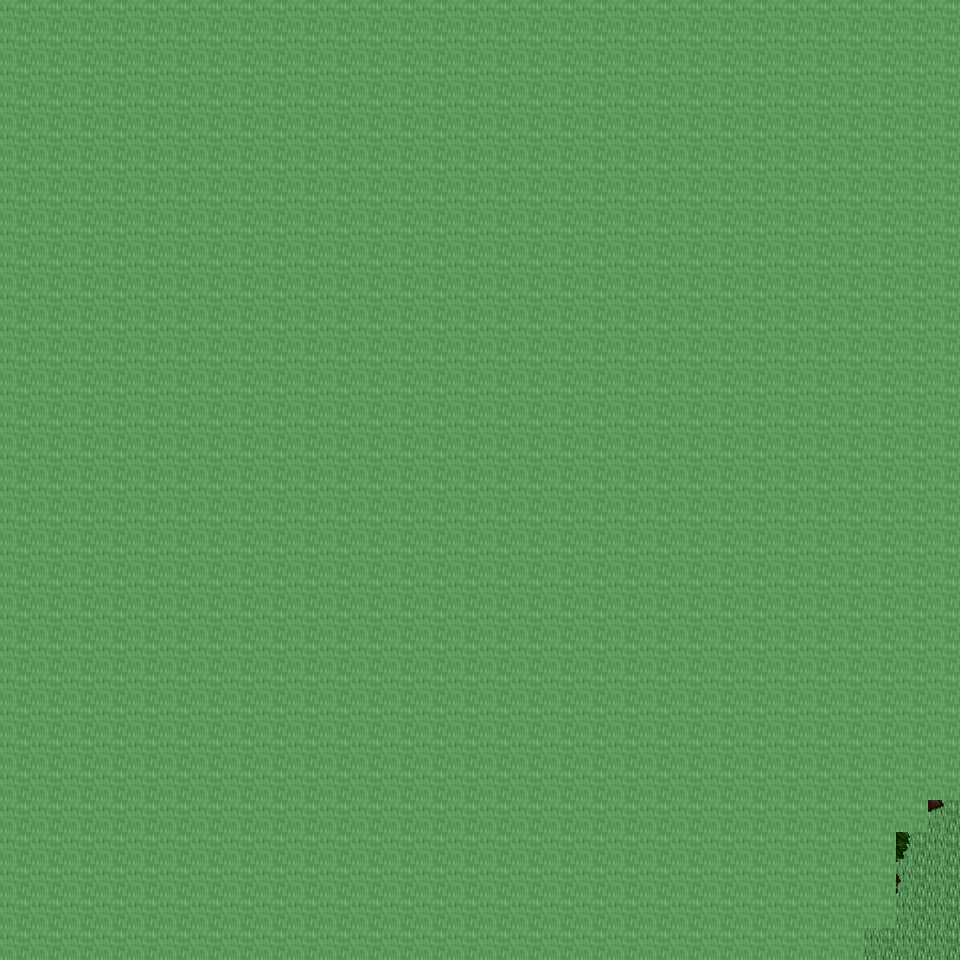

Rendered tile map (Tiled .tmx) drawn with the repository's tilesets; below, a short description and the map source with its tile grids summarised:
An orthogonal 30x30 tile map with 32x32 px tiles, 6 tile layers (Ground, Object, Object2, Above, ...), 14 tilesets and 2 objects (2x mapExit).

<map version="1.0" orientation="orthogonal" renderorder="right-down" width="30" height="30" tilewidth="32" tileheight="32" nextobjectid="3">
  <tileset firstgid="1" name="tileset_ground_ground" tilewidth="32" tileheight="32" tilecount="33" columns="3">
    <image source="../drawable/tileset_ground_ground.png" width="96" height="352" />
  </tileset>
  <tileset firstgid="34" name="tileset_plant_flower_daisy_white" tilewidth="32" tileheight="32" tilecount="8" columns="2">
    <image source="../drawable/tileset_plant_flower_daisy_white.png" width="64" height="128" />
  </tileset>
  <tileset firstgid="42" name="tileset_plant_flower_daisy_yellow" tilewidth="32" tileheight="32" tilecount="8" columns="2">
    <image source="../drawable/tileset_plant_flower_daisy_yellow.png" width="64" height="128" />
  </tileset>
  <tileset firstgid="50" name="tileset_plant_flower_daisy_blue" tilewidth="32" tileheight="32" tilecount="8" columns="2">
    <image source="../drawable/tileset_plant_flower_daisy_blue.png" width="64" height="128" />
  </tileset>
  <tileset firstgid="58" name="tileset_plant_grasses" tilewidth="32" tileheight="32" tilecount="6" columns="3">
    <image source="../drawable/tileset_plant_grasses.png" width="96" height="64" />
  </tileset>
  <tileset firstgid="64" name="tileset_plant_flower_daisy_red" tilewidth="32" tileheight="32" tilecount="8" columns="2">
    <image source="../drawable/tileset_plant_flower_daisy_red.png" width="64" height="128" />
  </tileset>
  <tileset firstgid="72" name="tileset_plant_tree_tree_darkgreen" tilewidth="32" tileheight="32" tilecount="88" columns="8">
    <image source="../drawable/tileset_plant_tree_tree_darkgreen.png" width="256" height="352" />
  </tileset>
  <tileset firstgid="160" name="tileset_logic_creature_elf" tilewidth="32" tileheight="32" tilecount="16" columns="8">
    <image source="../drawable/tileset_logic_creature_elf.png" width="256" height="64" />
  </tileset>
  <tileset firstgid="176" name="tileset_logic_creature_animal" tilewidth="32" tileheight="32" tilecount="32" columns="8">
    <image source="../drawable/tileset_logic_creature_animal.png" width="256" height="128" />
  </tileset>
  <tileset firstgid="208" name="tileset_logic_collision" tilewidth="32" tileheight="32" tilecount="1" columns="1">
    <image source="../drawable/tileset_logic_collision.png" width="32" height="32" />
  </tileset>
  <tileset firstgid="209" name="tileset_logic_creature_ent" tilewidth="32" tileheight="32" tilecount="4" columns="4">
    <image source="../drawable/tileset_logic_creature_ent.png" width="128" height="32" />
  </tileset>
  <tileset firstgid="213" name="tileset_logic_creature_human_evil" tilewidth="32" tileheight="32" tilecount="16" columns="8">
    <image source="../drawable/tileset_logic_creature_human_evil.png" width="256" height="64" />
  </tileset>
  <tileset firstgid="229" name="tileset_ground_green_paving" tilewidth="32" tileheight="32" tilecount="18" columns="3">
    <image source="../drawable/tileset_ground_green_paving.png" width="96" height="192" />
  </tileset>
  <tileset firstgid="247" name="tileset_logic_protection" tilewidth="32" tileheight="32" tilecount="2" columns="2">
    <image source="../drawable/tileset_logic_protection.png" width="64" height="32" />
  </tileset>
  <layer name="Ground" width="30" height="30">
    <data>[900 cells, 900 non-empty, 1 distinct tile ids]</data>
  </layer>
  <layer name="Object" width="30" height="30">
    <data>[900 cells, 0 non-empty, 0 distinct tile ids]</data>
  </layer>
  <layer name="Object2" width="30" height="30">
    <data>[900 cells, 17 non-empty, 13 distinct tile ids]</data>
  </layer>
  <layer name="Above" width="30" height="30">
    <data>[900 cells, 888 non-empty, 30 distinct tile ids]</data>
  </layer>
  <layer name="Above2" width="30" height="30">
    <data>[900 cells, 0 non-empty, 0 distinct tile ids]</data>
  </layer>
  <layer name="Walkable" width="30" height="30">
    <data>[900 cells, 890 non-empty, 1 distinct tile ids]</data>
  </layer>
  <objectgroup name="MapEvents">
    <object id="1" name="south" type="mapExit" x="864" y="928" width="96" height="32">
      <properties>
        <property name="map" value="level_0_x187_y78" />
        <property name="x" value="27" />
        <property name="y" value="1" />
      </properties>
    </object>
    <object id="2" name="east" type="mapExit" x="928" y="800" width="32" height="160">
      <properties>
        <property name="map" value="level_0_x188_y77" />
        <property name="x" value="1" />
        <property name="y" value="25" />
      </properties>
    </object>
  </objectgroup>
</map>
